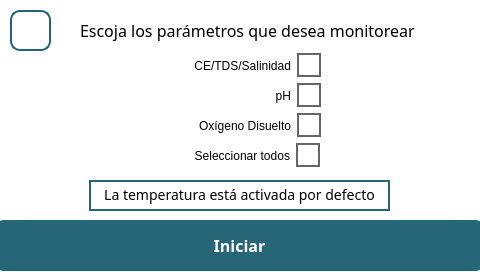
<?xml version="1.0" encoding="UTF-8"?>
<ui version="4.0">
 <class>MainWindow</class>
 <widget class="QMainWindow" name="MainWindow">
  <property name="geometry">
   <rect>
    <x>0</x>
    <y>0</y>
    <width>480</width>
    <height>272</height>
   </rect>
  </property>
  <property name="windowTitle">
   <string>MainWindow</string>
  </property>
  <property name="styleSheet">
   <string notr="true">QLabel {
	font-family: Poppins;
	font-size: 16px;
}

QWidget {
	background-color: white;
}

QPushButton {
	border: 1px solid #00007f;
	background-color: white;
	color: #00007f;
	font-size: 14px;
	font-family: Poppins;
	font-weight: 500;
}

QLabel {
	text-align: center;
}</string>
  </property>
  <widget class="QWidget" name="centralwidget">
   <property name="styleSheet">
    <string notr="true"/>
   </property>
   <widget class="QPushButton" name="initBtn">
    <property name="geometry">
     <rect>
      <x>-6</x>
      <y>220</y>
      <width>491</width>
      <height>51</height>
     </rect>
    </property>
    <property name="styleSheet">
     <string notr="true">QPushButton {
	background-color: #266676;
	color: white;
	font-size: 16px;
	font-weight: 500;
	height: 50px;
	border-radius: 10px;
	border: none;
}</string>
    </property>
    <property name="text">
     <string>Iniciar</string>
    </property>
   </widget>
   <widget class="QPushButton" name="backBtn">
    <property name="geometry">
     <rect>
      <x>10</x>
      <y>10</y>
      <width>41</width>
      <height>41</height>
     </rect>
    </property>
    <property name="styleSheet">
     <string notr="true">	height: 40px;
	border-radius: 10px;
	border: 2px solid #266276;
	background-color: white;
	color: #00007f;
	font-weight: 500;
	font-size: 16px;</string>
    </property>
    <property name="text">
     <string/>
    </property>
   </widget>
   <widget class="QCheckBox" name="tdsCheckBox">
    <property name="geometry">
     <rect>
      <x>170</x>
      <y>50</y>
      <width>151</width>
      <height>31</height>
     </rect>
    </property>
    <property name="layoutDirection">
     <enum>Qt::RightToLeft</enum>
    </property>
    <property name="styleSheet">
     <string notr="true">QCheckBox {
	background-color: transparent;
	height: 10px;
	font: 14px &quot;Poppins&quot;;
}

QCheckBox::indicator {
    width: 20px; /* Ancho del indicador */
    height: 20px; /* Alto del indicador */
    border: 2px solid #666; /* Borde del indicador */
}

QCheckBox::indicator:checked {
    background-color: #00007f; /* Color de fondo cuando está marcado */
}

QCheckBox::indicator:unchecked {
    background-color: transparent;
}</string>
    </property>
    <property name="text">
     <string>CE/TDS/Salinidad</string>
    </property>
   </widget>
   <widget class="QCheckBox" name="phCheckBox">
    <property name="geometry">
     <rect>
      <x>180</x>
      <y>80</y>
      <width>141</width>
      <height>31</height>
     </rect>
    </property>
    <property name="layoutDirection">
     <enum>Qt::RightToLeft</enum>
    </property>
    <property name="styleSheet">
     <string notr="true">QCheckBox {
	background-color: transparent;
	height: 10px;
	font: 14px &quot;Poppins&quot;;
}

QCheckBox::indicator {
    width: 20px; /* Ancho del indicador */
    height: 20px; /* Alto del indicador */
    border: 2px solid #666; /* Borde del indicador */
}

QCheckBox::indicator:checked {
    background-color: #00007f; /* Color de fondo cuando está marcado */
}

QCheckBox::indicator:unchecked {
    background-color: transparent;
}</string>
    </property>
    <property name="text">
     <string>pH</string>
    </property>
   </widget>
   <widget class="QCheckBox" name="oxygenCheckBox">
    <property name="geometry">
     <rect>
      <x>150</x>
      <y>110</y>
      <width>171</width>
      <height>31</height>
     </rect>
    </property>
    <property name="layoutDirection">
     <enum>Qt::RightToLeft</enum>
    </property>
    <property name="styleSheet">
     <string notr="true">QCheckBox {
	background-color: transparent;
	height: 10px;
	font: 14px &quot;Poppins&quot;;
}

QCheckBox::indicator {
    width: 20px; /* Ancho del indicador */
    height: 20px; /* Alto del indicador */
    border: 2px solid #666; /* Borde del indicador */
}

QCheckBox::indicator:checked {
    background-color: #00007f; /* Color de fondo cuando está marcado */
}

QCheckBox::indicator:unchecked {
    background-color: transparent;
}</string>
    </property>
    <property name="text">
     <string>Oxígeno Disuelto</string>
    </property>
   </widget>
   <widget class="QLabel" name="label">
    <property name="geometry">
     <rect>
      <x>80</x>
      <y>10</y>
      <width>361</width>
      <height>41</height>
     </rect>
    </property>
    <property name="text">
     <string>&lt;html&gt;&lt;head/&gt;&lt;body&gt;&lt;p&gt;Escoja los parámetros que desea monitorear&lt;/p&gt;&lt;/body&gt;&lt;/html&gt;</string>
    </property>
   </widget>
   <widget class="QCheckBox" name="allCheckBox">
    <property name="geometry">
     <rect>
      <x>159</x>
      <y>140</y>
      <width>161</width>
      <height>31</height>
     </rect>
    </property>
    <property name="layoutDirection">
     <enum>Qt::RightToLeft</enum>
    </property>
    <property name="styleSheet">
     <string notr="true">QCheckBox {
	background-color: transparent;
	height: 10px;
	font: 14px &quot;Poppins&quot;;
}

QCheckBox::indicator {
    width: 20px; /* Ancho del indicador */
    height: 20px; /* Alto del indicador */
    border: 2px solid #666; /* Borde del indicador */
}

QCheckBox::indicator:checked {
    background-color: #00007f; /* Color de fondo cuando está marcado */
}

QCheckBox::indicator:unchecked {
    background-color: transparent;
}</string>
    </property>
    <property name="text">
     <string>Seleccionar todos</string>
    </property>
   </widget>
   <widget class="QLabel" name="label_2">
    <property name="geometry">
     <rect>
      <x>89</x>
      <y>180</y>
      <width>301</width>
      <height>31</height>
     </rect>
    </property>
    <property name="styleSheet">
     <string notr="true">font-size: 14px;
border: 2px solid #266676;
</string>
    </property>
    <property name="text">
     <string>&lt;html&gt;&lt;head/&gt;&lt;body&gt;&lt;p&gt;La temperatura está activada por defecto&lt;/p&gt;&lt;/body&gt;&lt;/html&gt;</string>
    </property>
    <property name="alignment">
     <set>Qt::AlignCenter</set>
    </property>
   </widget>
   <widget class="QLabel" name="imageLbl">
    <property name="geometry">
     <rect>
      <x>380</x>
      <y>60</y>
      <width>101</width>
      <height>101</height>
     </rect>
    </property>
    <property name="text">
     <string/>
    </property>
   </widget>
  </widget>
 </widget>
 <resources/>
 <connections/>
</ui>
